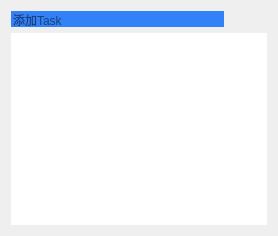
            <widget class="QWidget" name="tab_3">
             <property name="styleSheet">
              <string notr="true"/>
             </property>
             <attribute name="title">
              <string>未开始</string>
             </attribute>
             <layout class="QVBoxLayout" name="verticalLayout_14" stretch="1,0">
              <item>
               <layout class="QHBoxLayout" name="horizontalLayout_4" stretch="5,1">
                <property name="spacing">
                 <number>0</number>
                </property>
                <item>
                 <widget class="QLineEdit" name="lineEdit">
                  <property name="focusPolicy">
                   <enum>Qt::ClickFocus</enum>
                  </property>
                  <property name="styleSheet">
                   <string notr="true">border:none;
background:rgb(50,129,247);</string>
                  </property>
                  <property name="placeholderText">
                   <string>添加Task</string>
                  </property>
                 </widget>
                </item>
                <item>
                 <widget class="QPushButton" name="pushButton_4">
                  <property name="styleSheet">
                   <string notr="true">border:none;
margin:0;
padding:0;</string>
                  </property>
                  <property name="text">
                   <string/>
                  </property>
                  <property name="icon">
                   <iconset>
                    <normaloff>:/icon/new_task.png</normaloff>:/icon/new_task.png</iconset>
                  </property>
                 </widget>
                </item>
               </layout>
              </item>
              <item>
               <widget class="QListView" name="listView_undo">
                <property name="focusPolicy">
                 <enum>Qt::NoFocus</enum>
                </property>
                <property name="styleSheet">
                 <string notr="true">border:none;</string>
                </property>
                <property name="autoScrollMargin">
                 <number>0</number>
                </property>
               </widget>
              </item>
             </layout>
            </widget>
